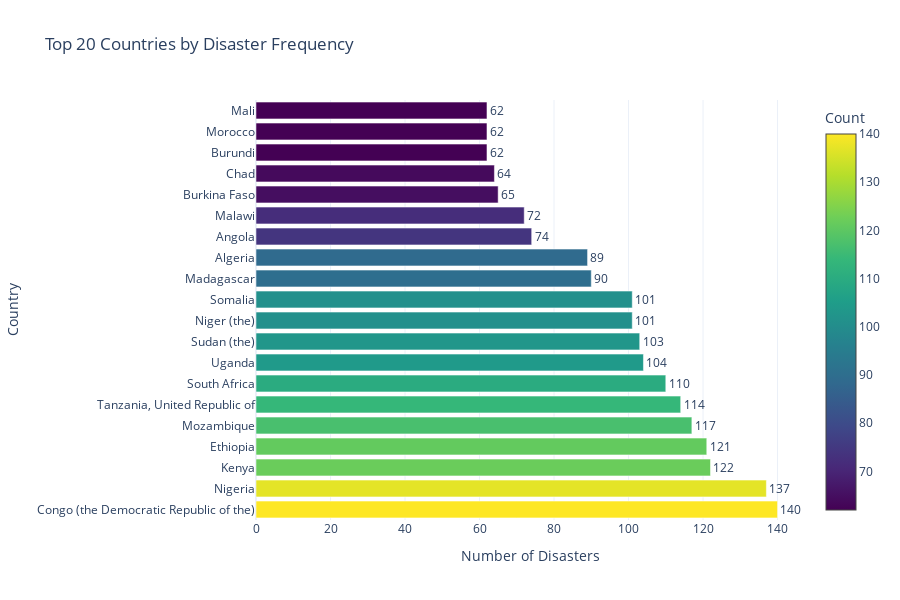

Notebook code for this chart:
### Code cell
# Top 20 Countries by Disaster Frequency - Interactive
country_counts = df['Country'].value_counts().head(20)

fig = go.Figure()
fig.add_trace(
    go.Bar(y=country_counts.index, x=country_counts.values,
           orientation='h',
           marker=dict(color=country_counts.values,
                      colorscale='Viridis',
                      showscale=True,
                      colorbar=dict(title="Count")),
           text=country_counts.values,
           texttemplate='%{text:,}',
           textposition='outside',
           hovertemplate='<b>%{y}</b><br>Disasters: %{x:,}<br>Percentage of Top 20: %{customdata:.1f}%<extra></extra>',
           customdata=(country_counts.values / country_counts.sum() * 100))
)

fig.update_layout(
    title='Top 20 Countries by Disaster Frequency',
    xaxis_title='Number of Disasters',
    yaxis_title='Country',
    height=600,
    template='plotly_white',
    hovermode='closest'
)
fig.show()

### Figure 1 — Plotly figure (JSON) as saved in the notebook; plotly's stock layout.template omitted (floating-point values rounded to 4 significant figures)
{"data": [{"customdata": [7.33, 7.173, 6.387, 6.335, 6.126, 5.969, 5.759, 5.445, 5.393, 5.288, 5.288, 4.712, 4.66, 3.874, 3.77, 3.403, 3.351, 3.246, 3.246, 3.246], "hovertemplate": "<b>%{y}</b><br>Disasters: %{x:,}<br>Percentage of Top 20: %{customdata:.1f}%<extra></extra>", "marker": {"color": [140, 137, 122, 121, 117, 114, 110, 104, 103, 101, 101, 90, 89, 74, 72, 65, 64, 62, 62, 62], "colorbar": {"title": {"text": "Count"}}, "colorscale": [[0, "#440154"], [0.1111, "#482878"], [0.2222, "#3e4989"], [0.3333, "#31688e"], [0.4444, "#26828e"], [0.5556, "#1f9e89"], [0.6667, "#35b779"], [0.7778, "#6ece58"], [0.8889, "#b5de2b"], [1, "#fde725"]], "showscale": true}, "orientation": "h", "text": [140.0, 137.0, 122.0, 121.0, 117.0, 114.0, 110.0, 104.0, 103.0, 101.0, 101.0, 90.0, 89.0, 74.0, 72.0, 65.0, 64.0, 62.0, 62.0, 62.0], "textposition": "outside", "texttemplate": "%{text:,}", "type": "bar", "x": [140, 137, 122, 121, 117, 114, 110, 104, 103, 101, 101, 90, 89, 74, 72, 65, 64, 62, 62, 62], "y": ["Congo (the Democratic Republic of the)", "Nigeria", "Kenya", "Ethiopia", "Mozambique", "Tanzania, United Republic of", "South Africa", "Uganda", "Sudan (the)", "Niger (the)", "Somalia", "Madagascar", "Algeria", "Angola", "Malawi", "Burkina Faso", "Chad", "Burundi", "Morocco", "Mali"]}], "layout": {"height": 600, "hovermode": "closest", "title": {"text": "Top 20 Countries by Disaster Frequency"}, "xaxis": {"title": {"text": "Number of Disasters"}}, "yaxis": {"title": {"text": "Country"}}}}
